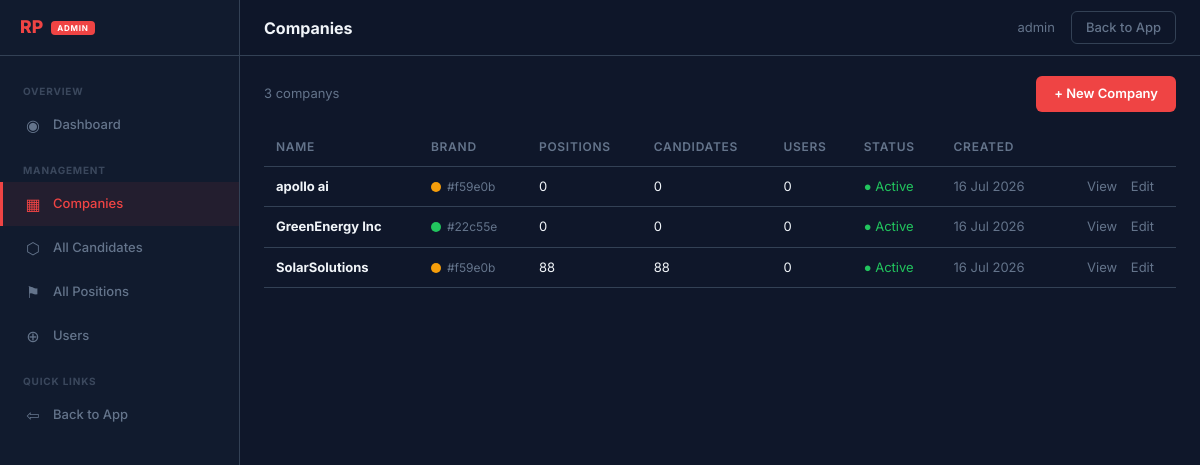
/adminpanel/companies/ (signed in), run on the app's committed database.
### api/models.py (models this page shows, shortened)
class Company(models.Model):
    name = models.CharField('Company Name', max_length=200)
    slug = models.SlugField('Slug', max_length=100, unique=True, help_text='Used in URL: /slug/...')
    brand_color = models.CharField('Brand Color', max_length=7, default='#f59e0b', help_text='Hex color for branding')
    logo_url = models.URLField('Logo URL', blank=True)
    logo = models.ImageField('Logo', upload_to='company_logos/', blank=True)
    is_active = models.BooleanField('Active', default=True)
    created_at = models.DateTimeField(auto_now_add=True)
    class Meta:
        verbose_name = 'Company'
        verbose_name_plural = 'Companies'

### adminpanel/views.py (the view)
# urls.py: path('adminpanel/companies/', admin_views.super_companies, name='super_companies'),
@super_login_required
def super_companies(request):
    companies = Company.objects.annotate(
        candidate_count=Count('applications'),
        position_count=Count('job_positions'),
        user_count=Count('members'),
    ).order_by('-created_at')
    return render(request, 'adminpanel/super/companies.html', {'companies': companies})

### adminpanel/views.py (called while the page is built)
def super_login_required(view_func):
    @wraps(view_func)
    def wrapper(request, *args, **kwargs):
        if not request.user.is_authenticated:
            return redirect('landing')
        if not request.user.is_superuser:
            raise Http404('Super admin access required')
        return view_func(request, *args, **kwargs)
    return wrapper

### adminpanel/templates/adminpanel/super/companies.html (shortened to what this page needs)
{% extends 'adminpanel/super/super_base.html' %}
{% block page_title %}Companies{% endblock %}
{% block content %}
<div class="toolbar">
  <span style="color: var(--color-text-muted); font-size: 0.8125rem;">{{ companies|length }} company{{ companies|length|pluralize }}</span>
  <a href="{% url 'super_company_create' %}" class="btn-primary">+ New Company</a>
</div>
<div class="stat-card" style="padding: 0; overflow-x: auto;">
  <table>
        <thead><tr><th>Name</th><th>Brand</th><th>Positions</th><th>Candidates</th><th>Users</th><th>Status</th><th>Created</th><th></th></tr></thead>
    <tbody>
      {% for c in companies %}
      <tr>
        <td><strong>{{ c.name }}</strong></td>
        <td><span class="color-dot" style="background: {{ c.brand_color }};"></span><span style="color: var(--color-text-muted); font-size: 0.75rem;">{{ c.brand_color }}</span></td>
        <td>{{ c.position_count }}</td>
        <td>{{ c.candidate_count }}</td>
        <td>{{ c.user_count }}</td>
        <td>{% if c.is_active %}<span class="badge-active">● Active</span>{% else %}<span class="badge-inactive">● Inactive</span>{% endif %}</td>
        <td style="color: var(--color-text-muted);">{{ c.created_at|date:"d M Y" }}</td>
        <td style="text-align: right; white-space: nowrap;">
          <a href="{% url 'super_company_detail' pk=c.id %}" class="action-link">View</a>
          <a href="{% url 'super_company_edit' pk=c.id %}" class="action-link">Edit</a>
        </td>
      </tr>
      {% endfor %}
    </tbody>
  </table>
</div>
{% endblock %}

### adminpanel/templates/adminpanel/super/super_base.html (shortened to what this page needs)
<!doctype html>
<html lang="en">
<head>
</head>
<body>
  <div class="sidebar">
    <div class="sidebar-logo">
      RP<span class="badge">Admin</span>
    </div>
    <nav class="sidebar-nav">
      <div class="nav-label">Overview</div>
      <a href="{% url 'super_dashboard' %}" class="{% if request.resolver_match.url_name == 'super_dashboard' %}active{% endif %}">
        <span class="nav-icon">◉</span> Dashboard
      </a>
      <div class="nav-label">Management</div>
      <a href="{% url 'super_companies' %}" class="{% if request.resolver_match.url_name == 'super_companies' or request.resolver_match.url_name == 'super_company_detail' or request.resolver_match.url_name == 'super_company_edit' or request.resolver_match.url_name == 'super_company_create' %}active{% endif %}">
        <span class="nav-icon">▦</span> Companies
      </a>
      <a href="{% url 'super_candidates' %}" class="{% if request.resolver_match.url_name == 'super_candidates' %}active{% endif %}">
        <span class="nav-icon">⬡</span> All Candidates
      </a>
      <a href="{% url 'super_positions' %}" class="{% if request.resolver_match.url_name == 'super_positions' %}active{% endif %}">
        <span class="nav-icon">⚑</span> All Positions
      </a>
      <a href="{% url 'super_users' %}" class="{% if request.resolver_match.url_name == 'super_users' or request.resolver_match.url_name == 'super_user_create' %}active{% endif %}">
        <span class="nav-icon">⊕</span> Users
      </a>
      <div class="nav-label">Quick Links</div>
      <a href="{% url 'landing' %}">
        <span class="nav-icon">⇦</span> Back to App
      </a>
    </nav>
  </div>
  <div class="header">
    <div class="header-title">{% block page_title %}Super Admin{% endblock %}</div>
    <div class="header-right">
      <span>{{ user.get_username }}</span>
      <a href="{% url 'landing' %}">Back to App</a>
    </div>
  </div>
  <div class="main">
    <div class="main-content">
      {% block content %}{% endblock %}
    </div>
  </div>
</body>
</html>

### adminpanel/templates/adminpanel/super/super_base.html (style rules this page uses)
* { box-sizing: border-box; margin: 0; padding: 0; }
:root { --color-primary: #ef4444; --color-bg: #0f172a; --color-bg-card: #1e293b; --color-bg-sidebar: #111b2e; --color-border: #334155; --color-text: #f1f5f9; --color-text-muted: #64748b; --color-hover: #1e293b; --radius: 10px; --sidebar-w: 240px; --header-h: 56px; }
html, body { height: 100%; }
body { font-family: 'Inter', system-ui, sans-serif; background: var(--color-bg); color: var(--color-text); line-height: 1.5; font-size: 0.875rem; }
a { text-decoration: none; color: inherit; }
.header { position: fixed; top: 0; left: var(--sidebar-w); right: 0; height: var(--header-h); display: flex; align-items: center; justify-content: space-between; padding: 0 24px; border-bottom: 1px solid var(--color-border); background: rgba(15,23,42,0.85); backdrop-filter: blur(12px); z-index: 20; }
.header-title { font-weight: 700; font-size: 1rem; }
.header-right { display: flex; align-items: center; gap: 16px; }
.header-right span { color: var(--color-text-muted); font-size: 0.8125rem; }
.header-right a { padding: 6px 14px; font-size: 0.8125rem; font-family: inherit; font-weight: 500; color: var(--color-text-muted); background: transparent; border: 1px solid var(--color-border); border-radius: 6px; cursor: pointer; transition: 0.15s; }
.sidebar { position: fixed; top: 0; left: 0; width: var(--sidebar-w); height: 100%; background: var(--color-bg-sidebar); border-right: 1px solid var(--color-border); display: flex; flex-direction: column; z-index: 30; }
.sidebar-logo { height: var(--header-h); display: flex; align-items: center; padding: 0 20px; font-size: 1.1rem; font-weight: 800; color: var(--color-primary); border-bottom: 1px solid var(--color-border); gap: 8px; }
.sidebar-logo .badge { font-size: 0.5rem; font-weight: 700; text-transform: uppercase; letter-spacing: 0.1em; background: var(--color-primary); color: #fff; padding: 1px 6px; border-radius: 4px; }
.sidebar-nav { flex: 1; padding: 12px 0; overflow-y: auto; }
.sidebar-nav a, .sidebar-nav .nav-label { display: flex; align-items: center; gap: 10px; padding: 10px 20px; font-size: 0.8125rem; font-weight: 500; color: var(--color-text-muted); transition: 0.15s; border-left: 3px solid transparent; }
.sidebar-nav a.active { color: var(--color-primary); background: rgba(239,68,68,0.08); border-left-color: var(--color-primary); }
.sidebar-nav .nav-icon { width: 20px; text-align: center; font-size: 1rem; }
.sidebar-nav .nav-label { font-size: 0.625rem; font-weight: 700; text-transform: uppercase; letter-spacing: 0.08em; color: var(--color-text-muted); padding-top: 16px; padding-bottom: 4px; opacity: 0.5; }
.main { margin-left: var(--sidebar-w); padding-top: var(--header-h); min-height: 100vh; }
.main-content { padding: 20px 24px; }

### adminpanel/templates/adminpanel/super/companies.html (style rules this page uses)
.toolbar { display: flex; align-items: center; justify-content: space-between; margin-bottom: 16px; }
.btn-primary { padding: 8px 18px; background: var(--color-primary); color: #fff; border-radius: 6px; font-weight: 600; font-size: 0.8125rem; border: none; cursor: pointer; font-family: inherit; display: inline-block; }
table { width: 100%; border-collapse: collapse; font-size: 0.8125rem; }
th { text-align: left; padding: 10px 12px; color: var(--color-text-muted); font-weight: 600; font-size: 0.75rem; text-transform: uppercase; letter-spacing: 0.06em; border-bottom: 1px solid var(--color-border); }
td { padding: 10px 12px; border-bottom: 1px solid var(--color-border); }
.badge-active { color: #22c55e; }
.action-link { color: var(--color-text-muted); margin-right: 10px; font-size: 0.8125rem; }
.color-dot { display: inline-block; width: 10px; height: 10px; border-radius: 50%; vertical-align: middle; margin-right: 6px; }

### data on the page
Company: name "apollo ai", brand_color "#f59e0b", position_count "0", candidate_count "0", user_count "0", is_active "● Active", created_at "16 Jul 2026"
Company: name "GreenEnergy Inc", brand_color "#22c55e", position_count "0", candidate_count "0", user_count "0", is_active "● Active", created_at "16 Jul 2026"
Company: name "SolarSolutions", brand_color "#f59e0b", position_count "88", candidate_count "88", user_count "0", is_active "● Active", created_at "16 Jul 2026"

### other printed values
{{ user.get_username }} "admin"
{{ companies|length }} "3"
